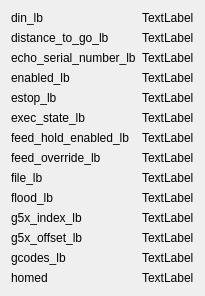
      <widget class="QWidget" name="tab_2">
       <attribute name="title">
        <string>2</string>
       </attribute>
       <layout class="QGridLayout" name="gridLayout_2">
        <item row="6" column="1">
         <widget class="QLabel" name="feed_hold_enabled_lb">
          <property name="text">
           <string>TextLabel</string>
          </property>
         </widget>
        </item>
        <item row="3" column="0">
         <widget class="QLabel" name="label_21">
          <property name="text">
           <string>enabled_lb</string>
          </property>
         </widget>
        </item>
        <item row="2" column="0">
         <widget class="QLabel" name="label_20">
          <property name="text">
           <string>echo_serial_number_lb</string>
          </property>
         </widget>
        </item>
        <item row="1" column="0">
         <widget class="QLabel" name="label_19">
          <property name="text">
           <string>distance_to_go_lb</string>
          </property>
         </widget>
        </item>
        <item row="8" column="1">
         <widget class="QLabel" name="file_lb">
          <property name="text">
           <string>TextLabel</string>
          </property>
         </widget>
        </item>
        <item row="5" column="0">
         <widget class="QLabel" name="label_23">
          <property name="text">
           <string>exec_state_lb</string>
          </property>
         </widget>
        </item>
        <item row="7" column="1">
         <widget class="QLabel" name="feed_override_lb">
          <property name="text">
           <string>TextLabel</string>
          </property>
         </widget>
        </item>
        <item row="6" column="0">
         <widget class="QLabel" name="label_24">
          <property name="text">
           <string>feed_hold_enabled_lb</string>
          </property>
         </widget>
        </item>
        <item row="0" column="1">
         <widget class="QLabel" name="din_lb">
          <property name="text">
           <string>TextLabel</string>
          </property>
         </widget>
        </item>
        <item row="2" column="1">
         <widget class="QLabel" name="echo_serial_number_lb">
          <property name="text">
           <string>TextLabel</string>
          </property>
         </widget>
        </item>
        <item row="11" column="1">
         <widget class="QLabel" name="g5x_offset_lb">
          <property name="text">
           <string>TextLabel</string>
          </property>
         </widget>
        </item>
        <item row="4" column="0">
         <widget class="QLabel" name="label_22">
          <property name="text">
           <string>estop_lb</string>
          </property>
         </widget>
        </item>
        <item row="3" column="1">
         <widget class="QLabel" name="enabled_lb">
          <property name="text">
           <string>TextLabel</string>
          </property>
         </widget>
        </item>
        <item row="7" column="0">
         <widget class="QLabel" name="label_25">
          <property name="text">
           <string>feed_override_lb</string>
          </property>
         </widget>
        </item>
        <item row="4" column="1">
         <widget class="QLabel" name="estop_lb">
          <property name="text">
           <string>TextLabel</string>
          </property>
         </widget>
        </item>
        <item row="8" column="0">
         <widget class="QLabel" name="label_26">
          <property name="text">
           <string>file_lb</string>
          </property>
         </widget>
        </item>
        <item row="5" column="1">
         <widget class="QLabel" name="exec_state_lb">
          <property name="text">
           <string>TextLabel</string>
          </property>
         </widget>
        </item>
        <item row="9" column="0">
         <widget class="QLabel" name="label_27">
          <property name="text">
           <string>flood_lb</string>
          </property>
         </widget>
        </item>
        <item row="9" column="1">
         <widget class="QLabel" name="flood_lb">
          <property name="text">
           <string>TextLabel</string>
          </property>
         </widget>
        </item>
        <item row="0" column="0">
         <widget class="QLabel" name="label_18">
          <property name="text">
           <string>din_lb</string>
          </property>
         </widget>
        </item>
        <item row="10" column="0">
         <widget class="QLabel" name="label_28">
          <property name="text">
           <string>g5x_index_lb</string>
          </property>
         </widget>
        </item>
        <item row="1" column="1">
         <widget class="QLabel" name="distance_to_go_lb">
          <property name="text">
           <string>TextLabel</string>
          </property>
         </widget>
        </item>
        <item row="11" column="0">
         <widget class="QLabel" name="label_29">
          <property name="text">
           <string>g5x_offset_lb</string>
          </property>
         </widget>
        </item>
        <item row="10" column="1">
         <widget class="QLabel" name="g5x_index_lb">
          <property name="text">
           <string>TextLabel</string>
          </property>
         </widget>
        </item>
        <item row="13" column="0">
         <widget class="QLabel" name="label_30">
          <property name="text">
           <string>homed</string>
          </property>
         </widget>
        </item>
        <item row="13" column="1">
         <widget class="QLabel" name="homed_lb">
          <property name="text">
           <string>TextLabel</string>
          </property>
         </widget>
        </item>
        <item row="12" column="1">
         <widget class="QLabel" name="gcodes_lb">
          <property name="text">
           <string>TextLabel</string>
          </property>
         </widget>
        </item>
        <item row="12" column="0">
         <widget class="QLabel" name="label_31">
          <property name="text">
           <string>gcodes_lb</string>
          </property>
         </widget>
        </item>
       </layout>
      </widget>
